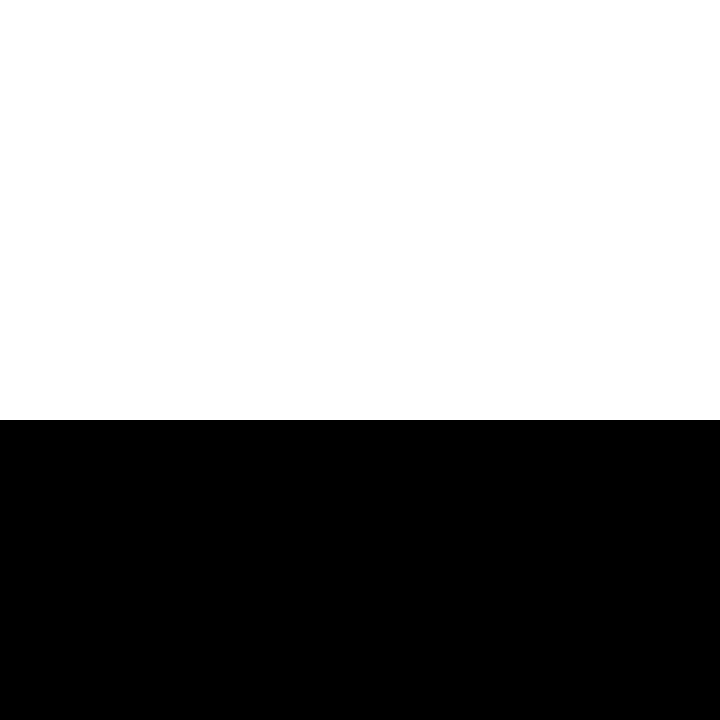

Tiled map render using the project's own tile images. Description and the whole map definition, tile-layer contents included, below:
An orthogonal 12x12 tile map with 60x60 px tiles, 1 tile layer (Layer2) and 1 object (gate1).

<map version="1.5" tiledversion="1.7.2" orientation="orthogonal" renderorder="right-down" width="12" height="12" tilewidth="60" tileheight="60" infinite="0" nextlayerid="3" nextobjectid="2">
 <tileset firstgid="1" source="graph.tsx" />
 <layer id="1" name="Layer2" width="12" height="12">
  <data encoding="csv">
1,1,1,1,1,1,1,1,1,1,1,1,
1,1,1,1,1,1,1,1,1,1,1,1,
1,1,1,1,1,1,1,1,1,1,1,1,
1,1,1,1,1,1,1,1,1,1,1,1,
1,1,1,1,1,1,1,1,1,1,1,1,
1,1,1,1,1,1,1,1,1,1,1,1,
1,1,1,1,1,1,1,1,1,1,1,1,
3,3,3,3,3,3,3,3,3,3,3,3,
3,3,3,3,3,3,3,3,3,3,3,3,
3,3,3,3,3,3,3,3,3,3,3,3,
3,3,3,3,3,3,3,3,3,3,3,3,
3,3,3,3,3,3,3,3,3,3,3,3
</data>
 </layer>
 <objectgroup id="2" name="Transfer">
  <object id="1" name="gate1" gid="6" x="0" y="420" width="60" height="60">
   <properties>
    <property name="target_gate" value="gate2" />
    <property name="target_level" value="level1" />
   </properties>
  </object>
 </objectgroup>
</map>
